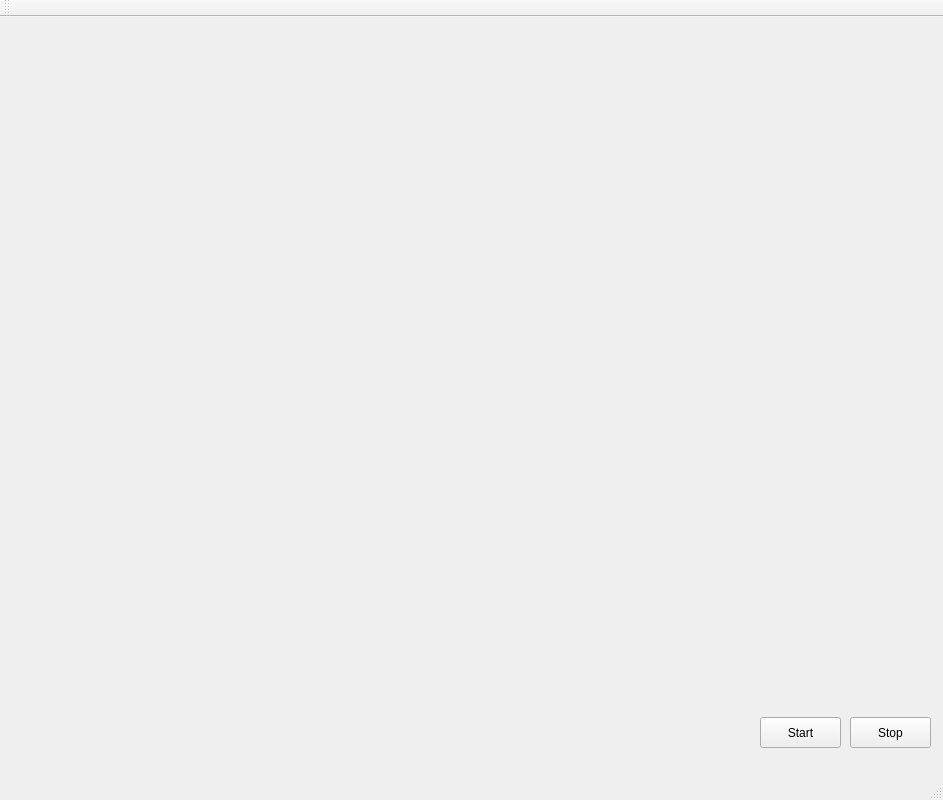
<?xml version="1.0" encoding="UTF-8"?>
<ui version="4.0">
 <class>MainWindow</class>
 <widget class="QMainWindow" name="MainWindow">
  <property name="geometry">
   <rect>
    <x>0</x>
    <y>0</y>
    <width>943</width>
    <height>800</height>
   </rect>
  </property>
  <property name="windowTitle">
   <string>MainWindow</string>
  </property>
  <widget class="QWidget" name="centralWidget">
   <widget class="Mchatwidget" name="mchat" native="true">
    <property name="geometry">
     <rect>
      <x>10</x>
      <y>10</y>
      <width>921</width>
      <height>641</height>
     </rect>
    </property>
   </widget>
   <widget class="QPushButton" name="start">
    <property name="geometry">
     <rect>
      <x>760</x>
      <y>700</y>
      <width>81</width>
      <height>31</height>
     </rect>
    </property>
    <property name="text">
     <string>Start</string>
    </property>
   </widget>
   <widget class="QPushButton" name="stop">
    <property name="geometry">
     <rect>
      <x>850</x>
      <y>700</y>
      <width>81</width>
      <height>31</height>
     </rect>
    </property>
    <property name="text">
     <string>Stop</string>
    </property>
   </widget>
  </widget>
  <widget class="QMenuBar" name="menuBar">
   <property name="geometry">
    <rect>
     <x>0</x>
     <y>0</y>
     <width>943</width>
     <height>22</height>
    </rect>
   </property>
  </widget>
  <widget class="QToolBar" name="mainToolBar">
   <attribute name="toolBarArea">
    <enum>TopToolBarArea</enum>
   </attribute>
   <attribute name="toolBarBreak">
    <bool>false</bool>
   </attribute>
  </widget>
  <widget class="QStatusBar" name="statusBar"/>
 </widget>
 <layoutdefault spacing="6" margin="11"/>
 <customwidgets>
  <customwidget>
   <class>Mchatwidget</class>
   <extends>QWidget</extends>
   <header location="global">mchatwidget.h</header>
   <container>1</container>
  </customwidget>
 </customwidgets>
 <resources/>
 <connections/>
</ui>
